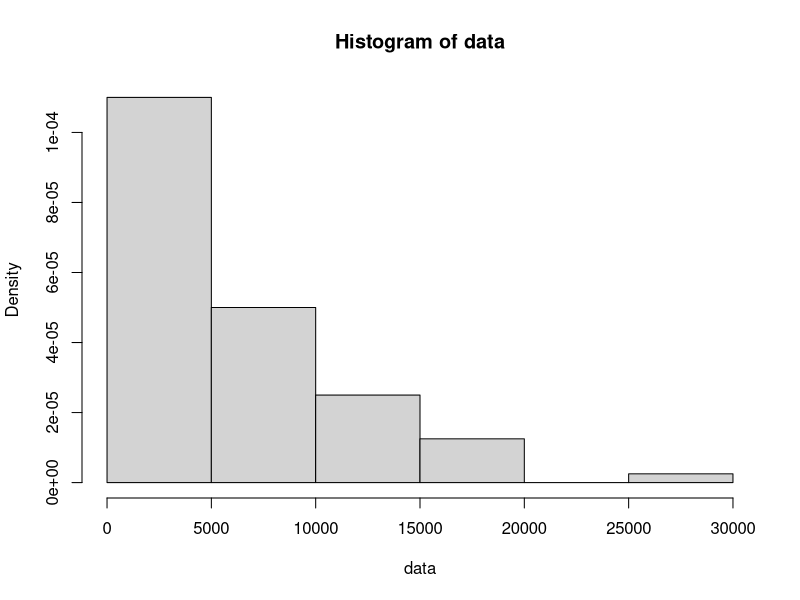
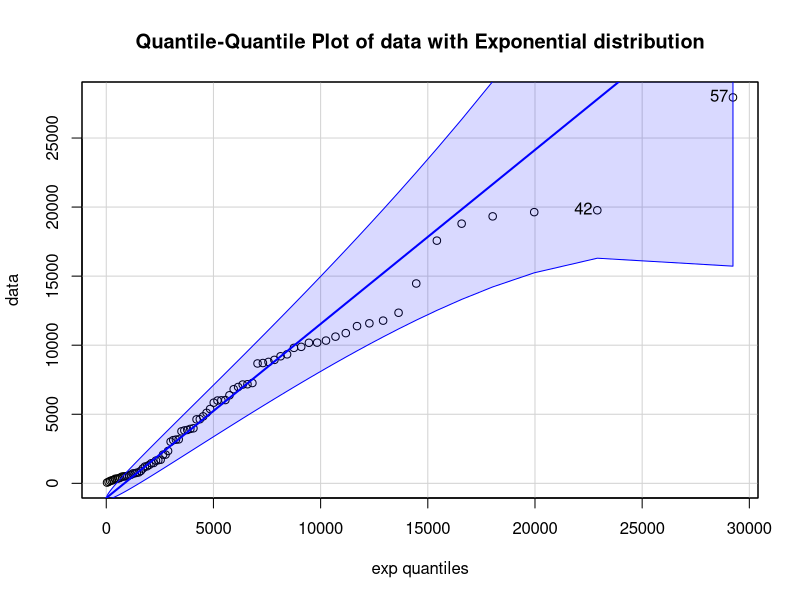
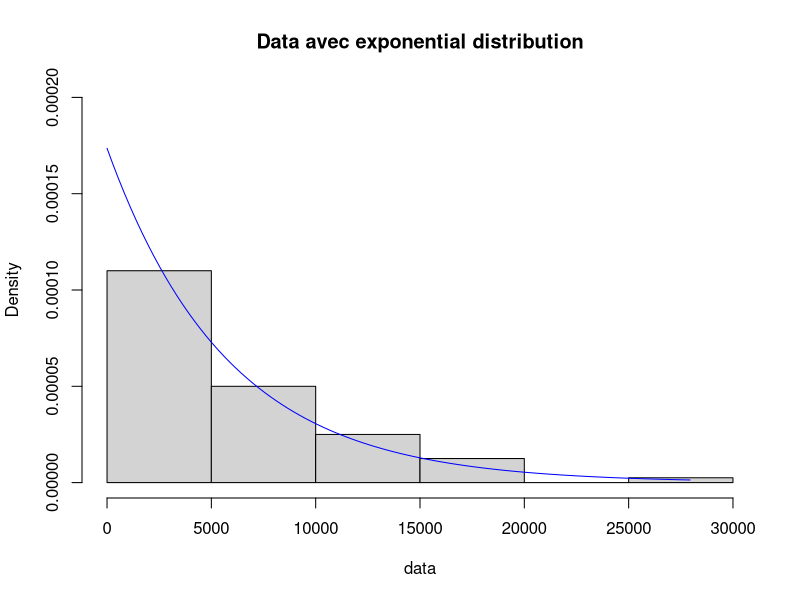
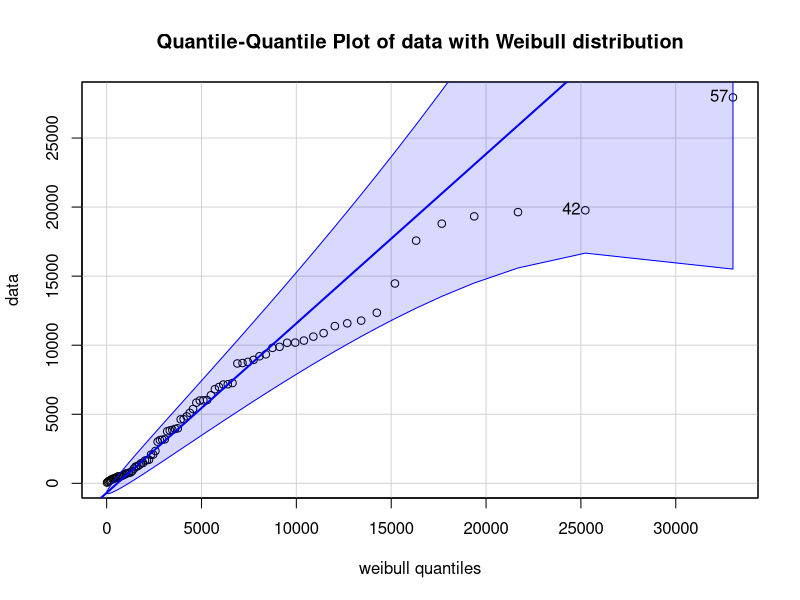
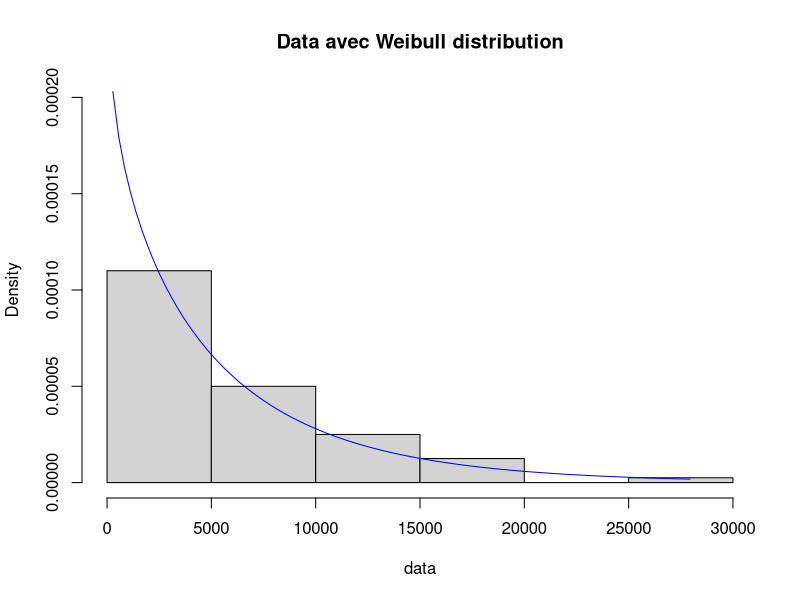
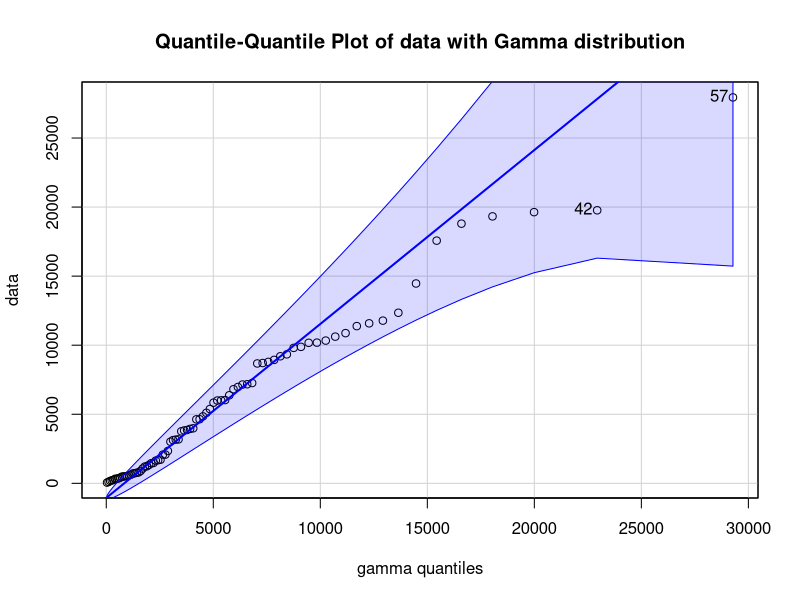
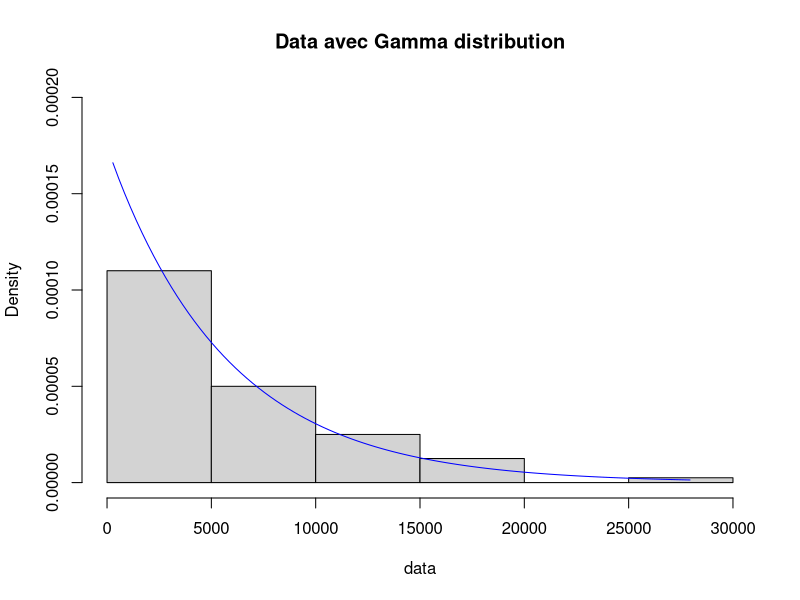
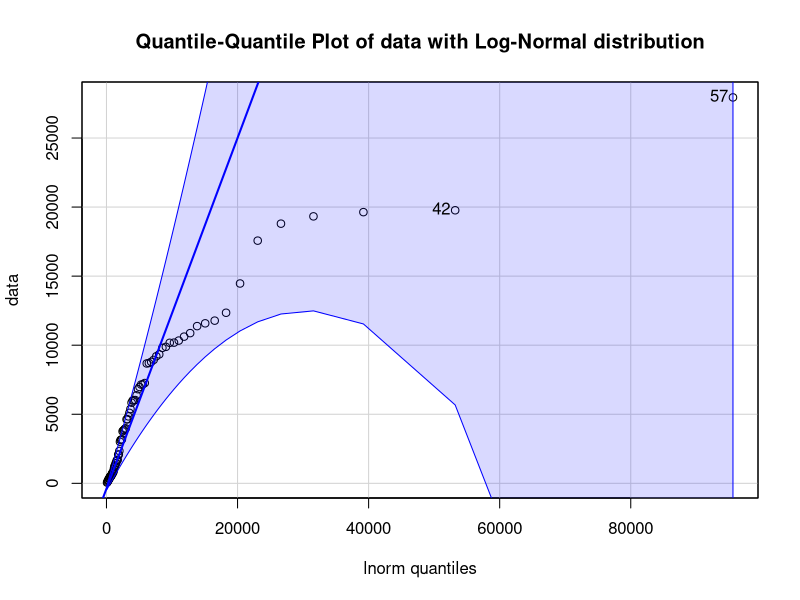

Generate these figures, in order, with R:
library(car)
library(MASS)
library(nortest)

#### ESTIMATE THE DISTRIBUTION ####

FailureTimes_5=read.csv('FailureTimes_5.csv',sep = ',')
data=FailureTimes_5$Heures
hist(data, freq = FALSE)


#### Exponential distribution ####
qqPlot(data, distribution = "exp", rate = 1/mean(data), main='Quantile-Quantile Plot of data with Exponential distribution')
ks.test(data,"pexp",rate=1/mean(data))

hist(data, freq = FALSE, ylim = c(0,0.0002), main="Data avec exponential distribution")
curve(dexp(x, rate = 1/mean(data)), from=0, to=max(data), col='blue', add=TRUE)

#### Weibull distribution ####

log.likelihoodWEIBULL= function(tetha){
  beta=tetha[1]
  lambda=tetha[2]
  l=dweibull(data,beta,1/lambda)
  return(-sum(log(l)))
}

SolW=nlminb(c(0.001,2),log.likelihoodWEIBULL, hessian = TRUE)
SolW #Code debe dar 1 o 2
betaHatW=SolW$par[1]
lambdaHatW=SolW$par[2]

qqPlot(data, distribution = "weibull", shape=betaHatW, scale=1/lambdaHatW , main='Quantile-Quantile Plot of data with Weibull distribution')
ks.test(data,"pweibull",shape=betaHatW,scale=1/lambdaHatW)

hist(data, freq = FALSE, ylim = c(0,0.0002), main="Data avec Weibull distribution")
curve(dweibull(x, shape=betaHatW, scale=1/lambdaHatW), from=0, to=max(data), col='blue', add=TRUE)


#### Gamma distribution ####

forma=mean(data)**2/var(data)
escala=mean(data)/forma

qqPlot(data, distribution = "gamma", scale = escala, shape = forma, main='Quantile-Quantile Plot of data with Gamma distribution')
ks.test(data,"pgamma",scale = escala, shape = forma)

hist(data, freq = FALSE, ylim = c(0,0.0002), main="Data avec Gamma distribution")
curve(dgamma(x, scale = escala, shape = forma), from=0, to=max(data), col='blue', add=TRUE)


#### LogNormal distribution ####
solLN=fitdistr(data, "log-normal")

#mlog=log(mean(data)/sqrt(var(data)/mean(data)**2 + 1))
#stdlog=sqrt(log(var(data)/mean(data)**2 + 1))
mlog=solLN$estimate[1]
stdlog=solLN$estimate[2]

qqPlot(data, distribution = "lnorm",meanlog =  mlog, sdlog=stdlog, main='Quantile-Quantile Plot of data with Log-Normal distribution')
ks.test(data,"plnorm",meanlog =  mlog, sdlog=stdlog)

hist(data, freq = FALSE, ylim = c(0,0.0002), main="Data avec Log-Normal distribution")
curve(dlnorm(x, meanlog =  mlog, sdlog=stdlog), from=0, to=max(data), col='blue', add=TRUE)

#### Chi-Squared distribution ####
solLN=fitdistr(data, "chi-squared",start=list(df=3) )
dfCh=solLN$estimate[1]

qqPlot(data, distribution = "chisq", df=dfCh, main='Quantile-Quantile Plot of data with Chi-Squared distribution')
ks.test(data,"pchisq",df =  dfCh)
